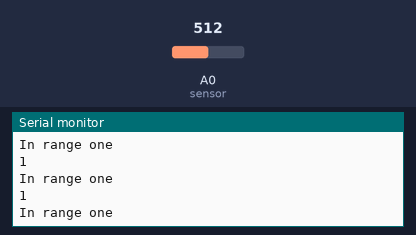
A sketch run on a simulated Arduino Uno, built with avr-gcc and run on an emulated ATmega328P. Shown: the last lines printed to the serial monitor. Inputs (shaded band) come from the test bench; at power-on: A0 (sensor) = 512.

Above: at 1.3 s.
1.4 s: A0 (sensor) set to 666
2.9 s: A0 (sensor) set to 700
At 3.31 s:
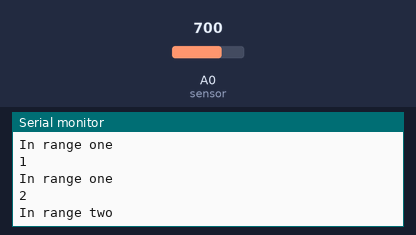
5.0 s: A0 (sensor) set to 1010
At 5.31 s:
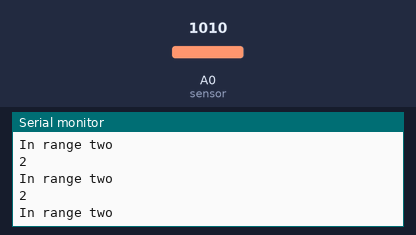
6.5 s: A0 (sensor) set to 1023
At 6.81 s:
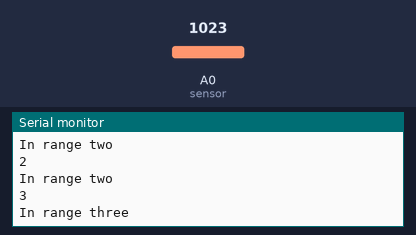
Timing chart, 0 to 9.5 s (numbered marks = the images above; inputs shaded):
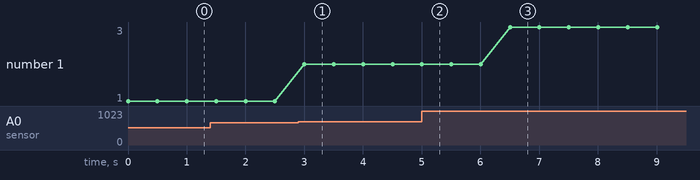

The sketch:

Range.ino
```cpp
const int sensor = A0;
int range = 0;

int sensorRange()
{
	int sensorValue = analogRead(sensor);
	sensorValue = map(sensorValue, 0, 1023, 0, 3);
	return sensorValue;
}

void setup()
{
	Serial.begin(9600);
}

void loop()
{
	range = sensorRange();
	Serial.println(range);

	switch(range)
	{
		case 0:
			Serial.println("In range zero");
			break;
		case 1:
			Serial.println("In range one");
			break;
		case 2:
			Serial.println("In range two");
			break;
		case 3:
			Serial.println("In range three");
			break;
	}
	delay(500);
}
```

Measured:
- the behaviour switches between 681 and 682 on A0 (sensor) (found by bisection; images 0 and 1)
- the behaviour switches between 1022 and 1023 on A0 (sensor) (found by bisection; images 2 and 3)
- after the input at 2.9 s, the serial monitor: prints a new line after 0.10 s (image 1)
- after the input at 6.5 s, the serial monitor: prints a new line at once (image 3)
- plotted number 1: 1 → 2 after the input at 2.9 s, 2 → 3 after the input at 6.5 s
